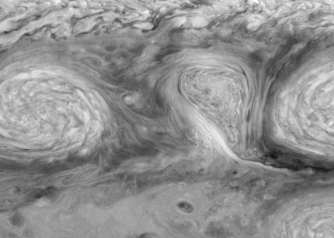
#> input picture images/White_Oval_1.tif, 334 x 238 px
$ jupyter execute --allow-errors flow_diagnostics_run.ipynb
#> lines starting #> are read from the running program, lines starting #| are printed output that depends on the picture
[cell 1]
import numpy as np
import cv2
import imageio.v3 as iio
import matplotlib.pyplot as plt
from typing import Tuple

[cell 2]
from horn_schunk_estimator import horn_schunk_estimator
from liu_shen_estimator import liu_shen_estimator

[cell 3]
def correction_illumination(I1: np.ndarray, I2: np.ndarray, window_shifting: np.ndarray, size_average: int) -> Tuple[np.ndarray, np.ndarray]:
    """
    Adjust the illumination of images I1 and I2 based on a window shifting and averaging process.

    Args:
        I1 (np.ndarray): First input image.
        I2 (np.ndarray): Second input image.
        window_shifting (np.ndarray): Window shifting parameters.
        size_average (int): Size for averaging.

    Returns:
        Tuple[np.ndarray, np.ndarray]: Adjusted images I1 and I2.
    """
    I1 = I1.astype(np.float64)
    I2 = I2.astype(np.float64)

    x3, y3, x4, y4 = window_shifting[:4]
    I1_mean = np.mean(I1[y3:y4, x3:x4])
    I2_mean = np.mean(I2[y3:y4, x3:x4])
    R12 = I1_mean / I2_mean
    I2 = R12 * I2

    if size_average > 0:
        N = size_average
        h = np.ones((N, N)) / (N * N)
        I12F = cv2.filter2D(I1, -1, h) - cv2.filter2D(I2, -1, h)
        I2 = I2 + I12F
    else:
        I2 = I2

    return I1, I2

[cell 4]
from skimage.filters import gaussian
from skimage.transform import rescale


def pre_processing_a(I1: np.ndarray, I2: np.ndarray, scale_im: float, size_filter: int) -> Tuple[np.ndarray, np.ndarray]:
    """
    Pre-process images to reduce random noise and downsample if displacements are large.

    Args:
        I1 (np.ndarray): First input image.
        I2 (np.ndarray): Second input image.
        scale_im (float): Scale factor for downsizing images.
        size_filter (int): Size of the Gaussian filter for removing random noise.

    Returns:
        Tuple[np.ndarray, np.ndarray]: Pre-processed images I1 and I2.
    """
    I1 = gaussian(I1, sigma=size_filter)
    I2 = gaussian(I2, sigma=size_filter)

    if scale_im < 1:
        I1 = rescale(I1, scale_im, anti_aliasing=True)
        I2 = rescale(I2, scale_im, anti_aliasing=True)

    return I1, I2

[cell 5]
from scipy.ndimage import convolve
from skimage.filters import laplace

# [32 lines left out: function OpticalFlowPhysics_fun, not called in this run]

[cell 6]
# [23 lines left out: function shift_image_fun_refine_1, not called in this run]

[cell 7]
"""
Main program for extraction of velocity field from a pair of flow visualization images.
"""
# Read a pair of images
Im1 = iio.imread('../images/White_Oval_1.tif')
#> Im1 is the input picture: shape (238, 334); min 18, max 254, mean 144.2
Im2 = iio.imread('../images/White_Oval_2.tif')
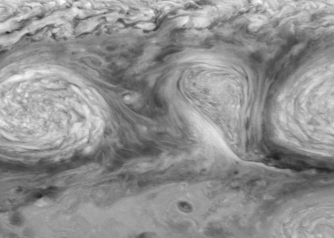
#> input picture images/White_Oval_2.tif, 334 x 238 px
#> Im2 is the input picture: shape (238, 334); min 32, max 252, mean 144.4

# Set the parameters for optical flow computation
lambda_1 = 20  # Horn-Schunck estimator for initial field
lambda_2 = 2000  # Liu-Shen estimator for refined estimation
no_iteration = 1  # Number of iterations in the coarse-to-fine iterative process
scale_im = 0.5  # Scale factor for downsizing images
size_average = 0  # Size for averaging to bypass local illumination intensity adjustment
size_filter = 4  # Gaussian filter size for removing random noise
index_region = 0  # Select a region for processing (1) or process the whole image (0)

# [14 lines of commented-out code are left out]

Im1_original = Im1.copy()
Im2_original = Im2.copy()

# Correct the global and local intensity change in images
window_shifting = np.array([1, Im1.shape[0], 1, Im1.shape[1]])
#> window_shifting = [1, 238, 1, 334]
Im1, Im2 = correction_illumination(Im1, Im2, window_shifting, size_average)
#> in correction_illumination, `I1_mean = np.mean(I1[y3:y4, x3:x4])`: I1_mean = nan
#> in correction_illumination, `I2 = R12 * I2`: I2: shape (238, 334) float64; every value is NaN or infinite

# Pre-process for reducing random noise and downsampling images if displacements are large
Im1, Im2 = pre_processing_a(Im1, Im2, scale_im, size_filter)
#> in pre_processing_a, `I1 = gaussian(I1, sigma=size_filter)`:
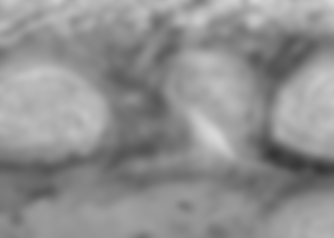
#> I1: shape (238, 334) float64; min 52.93, max 215.8, mean 144.2
#> in pre_processing_a, `I2 = rescale(I2, scale_im, anti_aliasing=True)`: I2: shape (119, 167) float64; every value is NaN or infinite

I_region1 = Im1.copy()
I_region2 = Im2.copy()

# Initial optical flow calculation for a coarse-grained velocity field
#> (the rest of this cell did not finish here and is left out)
